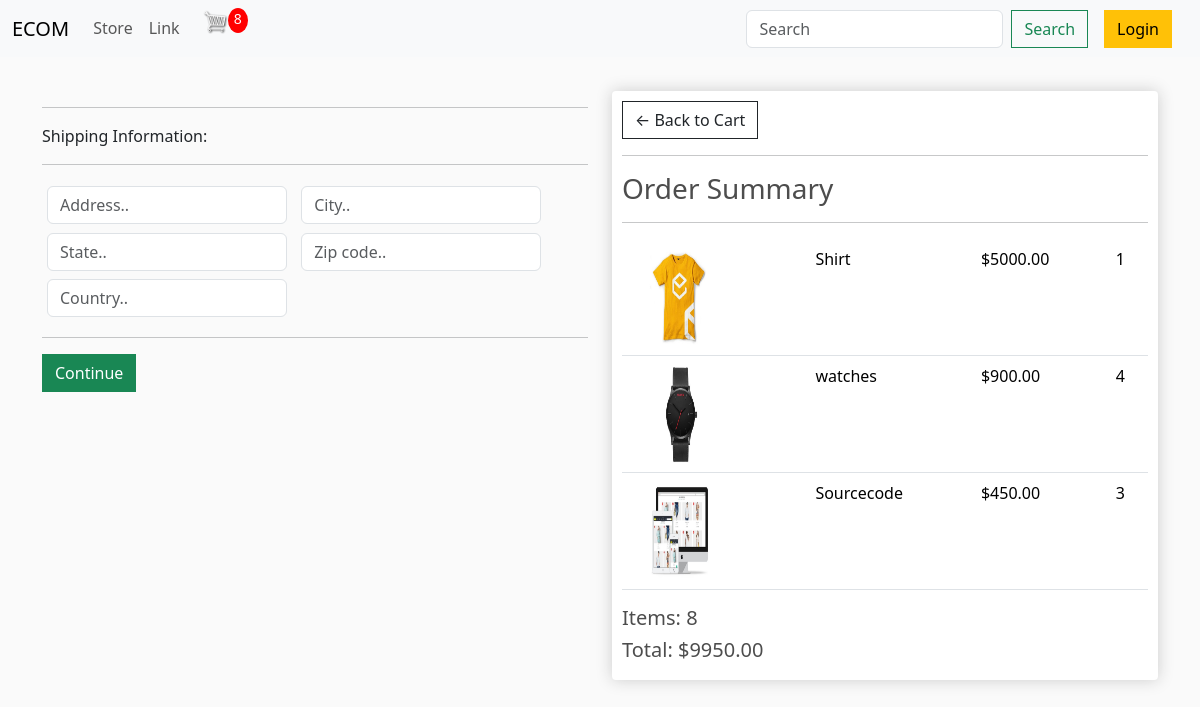
Screenshot of /checkout/ (signed in) with the database file from the repository.
### store/models.py (models this page shows, shortened)
class OrderItem(models.Model):
	product = models.ForeignKey(Product, on_delete=models.SET_NULL, null=True)
	order = models.ForeignKey(Order, on_delete=models.SET_NULL, null=True)
	quantity = models.IntegerField(default=0, null=True, blank=True)
	date_added = models.DateTimeField(auto_now_add=True)
	@property
	def get_total(self):
		total = self.product.price * self.quantity
		return total

class Product(models.Model):
	name = models.CharField(max_length=200)
	price = models.DecimalField(max_digits=7, decimal_places=2)
	digital = models.BooleanField(default=False,null=True, blank=True)
	image = models.ImageField(null=True, blank=True)
	@property
	def imageURL(self):
		try:
			url = self.image.url
		except:
			url = ''
		return url

class Order(models.Model):
	customer = models.ForeignKey(Customer, on_delete=models.SET_NULL, null=True, blank=True)
	date_ordered = models.DateTimeField(auto_now_add=True)
	complete = models.BooleanField(default=False)
	transaction_id = models.CharField(max_length=100, null=True)
	@property
	def shipping(self):
		shipping = False
		orderitems =self.orderitem_set.all()
		for i in orderitems:
			if i.product.digital == False:
				shipping=True
		return shipping
	@property
	def get_cart_total(self):
		orderitems = self.orderitem_set.all()
		total = sum([item.get_total for item in orderitems])
		return total
	@property
	def get_cart_items(self):
		orderitems = self.orderitem_set.all()
		total = sum([item.quantity for item in orderitems])
		return total

### store/views.py (the view)
# urls.py: path('checkout/', views.checkOut, name='checkout'),
def checkOut(request):
    data = cartData(request)
    cartItems = data['cartItems']
    order = data['order']
    items = data['items']
    context ={'items':items, 'order':order, 'cartItems':cartItems}
    return render(request, 'store/checkout.html', context)

### store/utils.py (called while the page is built)
def cartData(request):
    if request.user.is_authenticated:
        customer = request.user.customer
        order, created =Order.objects.get_or_create(customer=customer, complete=False)
        items = order.orderitem_set.all()
        cartItems=order.get_cart_items
    else:
        cookieData = cookieCart(request)
        cartItems = cookieData['cartItems']
        order = cookieData['order']
        items = cookieData['items']
    return {'items':items, 'order':order, 'cartItems':cartItems}

### store/templates/store/checkout.html (shortened to what this page needs)
{% extends 'store/main.html' %}
{% load static %}
{% block content %}
<div class="row">
    <div class="col-lg-6">
        <div id="form-wrapper">
            <form id="form">
                <div id="shipping-info">
                    <hr>
                    <p class="section-title">Shipping Information:</p>
                    <hr>
                    <div class="form-field">
                        <input class="form-control" type="text" name="address" placeholder="Address..">
                    </div>
                    <div class="form-field py-1">
                        <input class="form-control" type="text" name="city" placeholder="City..">
                    </div>
                    <div class="form-field py-1">
                        <input class="form-control" type="text" name="state" placeholder="State..">
                    </div>
                    <div class="form-field py-1">
                        <input class="form-control" type="text" name="zipcode" placeholder="Zip code..">
                    </div>
                    <div class="form-field py-1">
                        <input class="form-control" type="text" name="country" placeholder="Country..">
                    </div>
                </div>
                <hr>
                <input id="form-button" class="btn btn-success btn-block" type="submit" value="Continue">
            </form>
        </div>
        <br>
    </div>
    <div class="col-lg-6">
        <div class="box-element">
            <a class="btn btn-outline-dark" href="{% url 'cart' %}">&#x2190; Back to Cart</a>
            <hr>
            <h3 class="order-summary-title">Order Summary</h3>
            <hr>
            <table class="table">
				<tbody>
					{% for item in items %}
					<tr>
						<td>
							<img class="row-image" src="{{ item.product.imageURL }}" width="100" height="100">
						</td>
						<td class="item-name">{{ item.product.name }}</td>
						<td class="item-price">${{ item.product.price }}</td>
						<td class="item-quantity">{{ item.quantity }}</td>
					</tr>
					{% endfor %}
				</tbody>
			</table>
            <h5 class="order-summary-info">Items: {{ order.get_cart_items }}</h5>
            <h5 class="order-summary-info">Total: ${{ order.get_cart_total|floatformat:2 }}</h5>
        </div>
    </div>
</div>
{% endblock content %}

### static/css/main.css (style rules this page uses)
body { background-color: hsl(0, 0%, 98%); }
h1,h2,h3,h4,h5,h6 { color:hsl(0, 0%, 30%); }
.box-element { box-shadow:hsl(0, 0%, 80%) 0 0 16px; background-color: #fff; border-radius: 4px; padding: 10px; }
.col-lg-4, .col-lg-6, .col-lg-8, .col-lg-12 { margin-top: 10px; }
.btn { border-radius: 0; }
.row-image { width: 100px; }
.form-field { width:250px; display: inline-block; padding: 5px; }

### rows the page displays
OrderItem: product.imageURL (picture), product.name "Shirt", product.price "5000.00", quantity "1"
OrderItem: product.imageURL (picture), product.name "watches", product.price "900.00", quantity "4"
OrderItem: product.imageURL (picture), product.name "Sourcecode", product.price "450.00", quantity "3"
Order: get_cart_items "8", get_cart_total "9950.00"

### other values shown
{{ cartItems }} "8"
